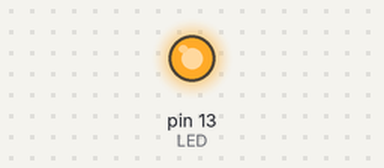
Recording of a sketch running on a simulated Arduino Uno, built with avr-gcc and run on an emulated ATmega328P. Shown: output pins drawn as LEDs (lit = HIGH). What the sketch prints to the serial monitor is not drawn.

Above: at 1.1 s.
At 16.5 s:
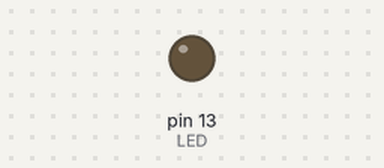
Timing chart, 0 to 22.9 s (numbered marks = the images above):
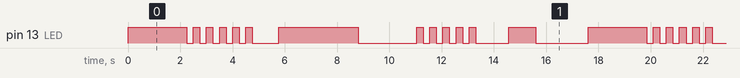

The sketch:

0sx_labo_01.ino
```cpp
//définir la broche de la DEL
const int LED = 13;
//définir l'état de la DEL
bool ledState = LOW;

const int All_Eteint = 2000;
int appState = 0;
static int counter = 0;

void setup() {
  // put your setup code here, to run once:
  pinMode(LED, OUTPUT);
  Serial.begin(9600);
}

void allumer() {
  ledState = !ledState;
  digitalWrite(LED, ledState);
  delay(All_Eteint);
  Serial.println("Allume – 2412876");
  ledState = !ledState;
  digitalWrite(LED, ledState);
  appState = 1;
}

void clignotement() {
  if (appState == 1) {
    if (counter == 0) {
      Serial.println("Clignotement-2412876");
    }
    while (counter <= 10) {
      ledState = !ledState;
      digitalWrite(LED, ledState);
      delay(250);
      counter++;
    }
  };
  counter = 0;
  appState = 2;
}

void variation() {
  if (appState == 2) {
    Serial.println("Variation-2412876");
    for (int fadeValue = 0; fadeValue <= 255; fadeValue += 8) {

      analogWrite(LED, fadeValue);

      delay(64);
    }
  };
  appState = 3;
}

void eteint() {
  if (appState == 3) {
    Serial.println("Eteint-2412876");
    digitalWrite(LED, ledState);
    delay(All_Eteint);
  };
  appState = 0;
}


void loop() {
  // put your main code here, to run repeatedly:
  allumer();
  clignotement();
  variation();
  eteint();
}
```

Measured:
- by itself, pin 13 (LED): moves between LOW and HIGH, repeating every 17.6 s
- by itself, everything shown: repeats every 17.6 s, in 26 steps
